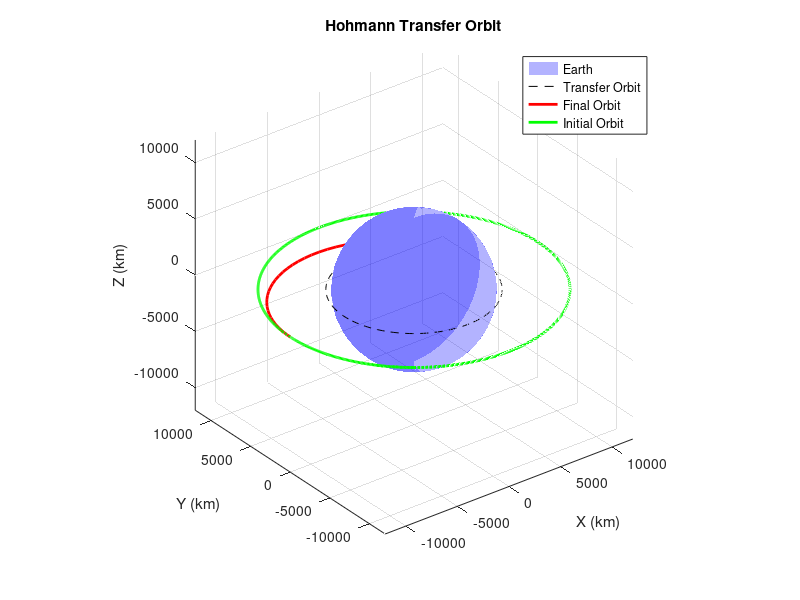

The MATLAB script that drew this image:
clear; clc; close all;

%% ===============================
% Constants
% ===============================
G = 6.667e-20;
mass_of_earth = 5.9722e24;
mu = G * mass_of_earth;

%% ===============================
% Orbit Radii
% ===============================
r1 = 6780;      % initial orbit (km)
r2 = 12000;     % target orbit (km)

%% ===============================
% Initial Circular Orbit State
% ===============================
r0 = [r1; 0; 0];
v_circ_1 = sqrt(mu/r1);
v0 = [0; v_circ_1; 0];

z0 = [r0; v0];

%% ===============================
% Hohmann Transfer ΔV
% ===============================
dv1 = sqrt(mu/r1) * (sqrt(2*r2/(r1+r2)) - 1);
dv2 = sqrt(mu/r2) * (1 - sqrt(2*r1/(r1+r2)));

fprintf("Delta-V1: %.4f km/s\n", dv1);
fprintf("Delta-V2: %.4f km/s\n", dv2);

%% ===============================
% ODE Function
% ===============================
function dzdt = two_body_ode(t, z, mu)

    r_vec = z(1:3);
    v_vec = z(4:6);

    r = norm(r_vec);

    dzdt = zeros(6,1);
    dzdt(1:3) = v_vec;
    dzdt(4:6) = -mu * r_vec / r^3;
end

%% ===============================================
% Plot Earth
% ===============================
R_earth = 6371;
[sx, sy, sz] = sphere(40);

figure;
surf(sx*R_earth, sy*R_earth, sz*R_earth, ...
    'FaceColor','blue','EdgeColor','none','FaceAlpha',0.3);
hold on;

%% ===============================================
% initial circular orbit (reference)
% ===============================
theta = linspace(0,2*pi,200);
plot3(r1*cos(theta), r1*sin(theta), zeros(size(theta)), 'k--');

%% ===============================================
% Burn 1 (at t = 0)
% ===============================
v0_transfer = v0 + [0; dv1; 0];   % tangential burn
z0_transfer = [r0; v0_transfer];

% Transfer Time (half ellipse)
% ===============================
a_transfer = (r1 + r2)/2;
T_transfer = pi * sqrt(a_transfer^3 / mu);

% Simulate Transfer Orbit
% ===============================
tspan1 = [0 T_transfer];
[t1, states1] = ode45(@(t,z) two_body_ode(t,z,mu), tspan1, z0_transfer);

plot3(states1(:,1), states1(:,2), states1(:,3), 'r', 'LineWidth', 2); % transfer

%% ===============================================
% Burn 2 (at apoapsis)
% ===============================
z_apogee = states1(end,:)';

r_vec2 = z_apogee(1:3);
v_vec2 = z_apogee(4:6);

v_hat = v_vec2 / norm(v_vec2);
v_new = v_vec2 + dv2 * v_hat;
z0_final = [r_vec2; v_new];

% Simulate Transfer Orbit
% ===============================
options = odeset('RelTol',1e-10);
tspan2 = [0 20000];
[t2, states2] = ode45(@(t,z) two_body_ode(t,z,mu), tspan2, z0_final, options);

plot3(states2(:,1), states2(:,2), states2(:,3), 'g', 'LineWidth', 2); % final

% ================
% Graph Properties
% ================
axis equal;
grid on;

xlabel('X (km)');
ylabel('Y (km)');
zlabel('Z (km)');
title('Hohmann Transfer Orbit');
legend('Earth','Transfer Orbit','Final Orbit','Initial Orbit');
